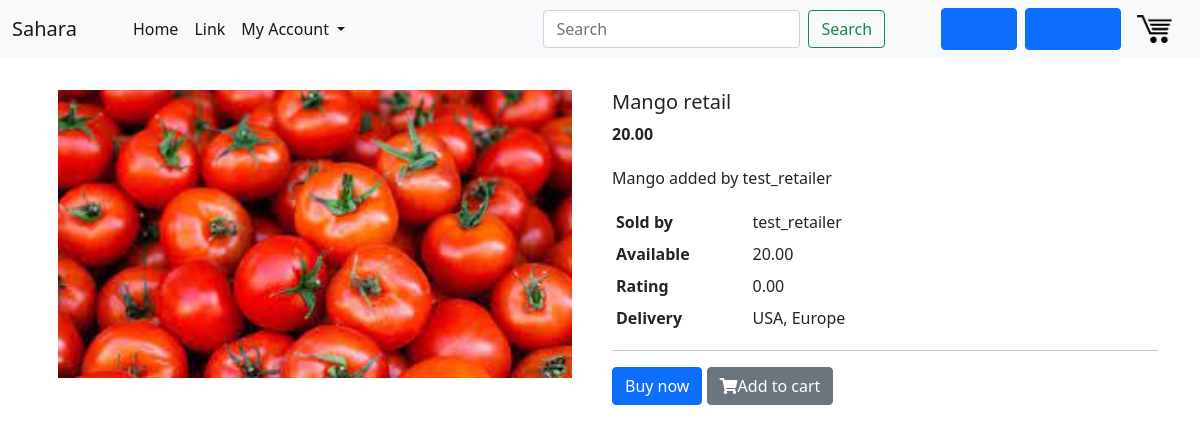
Before: /product/7/ with the older database file.
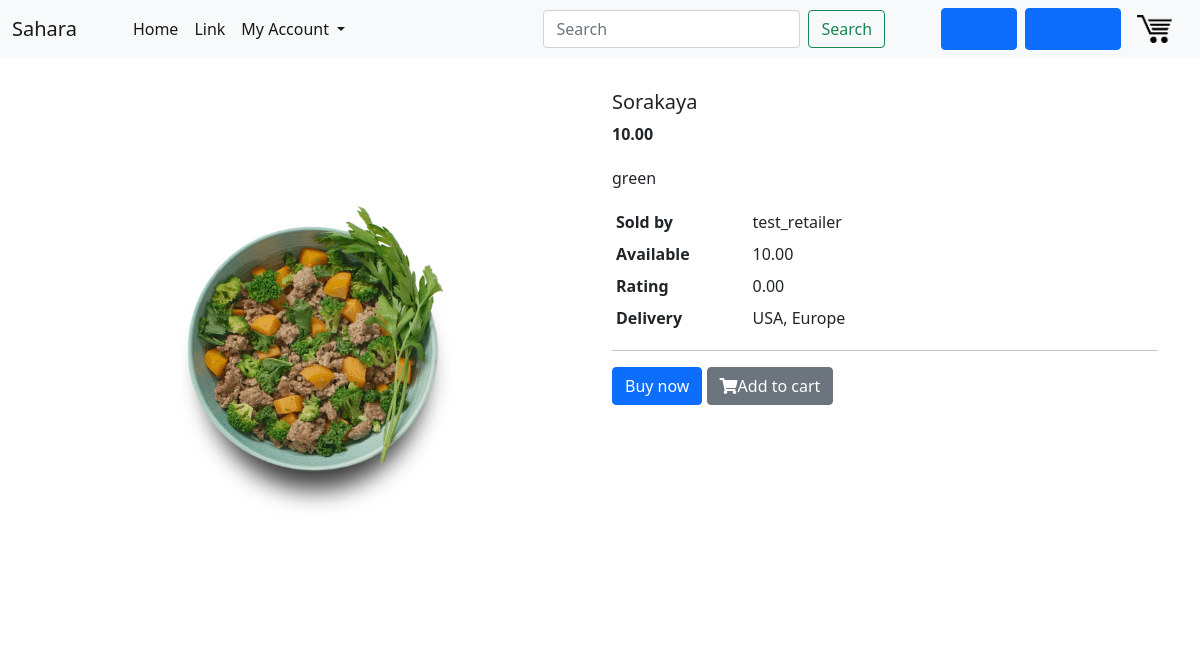
After: the same page with the newer database file.
### core/models.py (models this page shows, shortened)
class Product(models.Model):
    seller = models.ForeignKey(User, on_delete = models.CASCADE, related_name="seller")
    date_posted = models.DateTimeField(auto_now_add=True)
    stock = models.DecimalField(max_digits=20, decimal_places=2, default=0.00, validators=[MinValueValidator(Decimal('0.00'))])
    title = models.CharField(max_length=255)
    content = models.TextField(blank=True, null=True)
    img = models.FileField(default = "default.png", upload_to = "", blank=True, null=True)
    rating = models.DecimalField(max_digits=3, decimal_places=2, default=0.00, validators=[MinValueValidator(Decimal('0.00'))])
    tags = models.CharField(
        max_length = 20,
        choices = CAT_CHOICES,
        default = 'vegetables',
    )
    measurment_unit = models.CharField(
        max_length = 5,
        choices = UNIT_CHOICES,
        default = 'kg',
    )
    price_per_unit = models.DecimalField(max_digits=20, decimal_places=2, validators=[MinValueValidator(Decimal('0.00'))])

### core/views.py (the view)
# urls.py: path('product/<int:pk>/', ProductDetailView.as_view(), name='prod-detail'),
class ProductDetailView(DetailView):
    model = Product

### core/templates/core/product_detail.html (shortened to what this page needs)
{% extends "core/base.html" %}
{% block content %}
<section class="mb-5" style="margin-top: 2em;">
  <div class="row">
    <div class="col-md-6 mb-4 mb-md-0">
      <div class="mdb-lightbox">
        <div class="row product-gallery mx-1">
          <div class="col-12 mb-0">
            <figure class="view overlay rounded z-depth-1 main-img">
              <a href="{{ object.img.url }}"
                data-size="710x823">
                <img src="{{ object.img.url }}"
                  class="img-fluid z-depth-1" width="710" height="823">
              </a>
            </figure>
          </div>
        </div>
      </div>
    </div>
    <div class="col-md-6">
      <h5>{{ object.title }}</h5>
      <p><span class="mr-1"><strong>{{ object.price_per_unit }}</strong></span></p>
      <p class="pt-1">{{ object.content }}</p>
      <div class="table-responsive">
        <table class="table table-sm table-borderless mb-0">
          <tbody>
            <tr>
              <th class="pl-0 w-25" scope="row"><strong>Sold by </strong></th>
              <td>{{ object.seller }}</td>
            </tr>
            <tr>
              <th class="pl-0 w-25" scope="row"><strong>Available</strong></th>
              <td>{{ object.stock }}</td>
            </tr>
            <tr>
              <th class="pl-0 w-25" scope="row"><strong>Rating </strong></th>
              <td>{{ object.rating }}</td>
            </tr>
            <tr>
              <th class="pl-0 w-25" scope="row"><strong>Delivery</strong></th>
              <td>USA, Europe</td>
            </tr>
          </tbody>
        </table>
      </div>
      <hr>
      <button type="button" class="btn btn-primary btn-md mr-1 mb-2">Buy now</button>
      <button type="button" class="btn btn-secondary btn-md mr-1 mb-2"><i
          class="fas fa-shopping-cart pr-2"></i>Add to cart</button>
    </div>
  </div>
</section>
    {% endblock content %}

Changed rows visible on the page:
changed Product "test_retailer": img: a different picture; title "Mango retail" → "Sorakaya"; price_per_unit "20.00" → "10.00"; content "Mango added by test_retailer" → "green"; stock "20.00" → "10.00"
